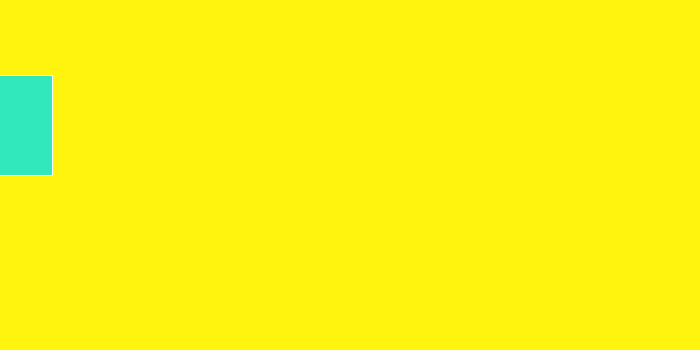
Frame 1 (no input)
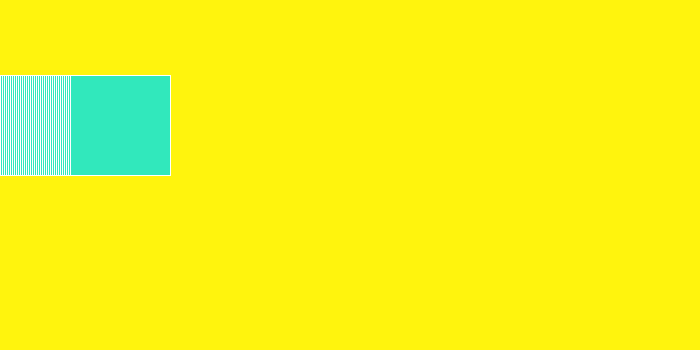
Frame 60 (the mouse pressed at the canvas centre just before this capture)
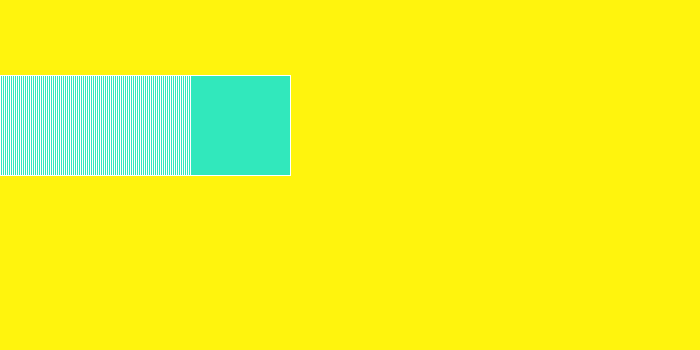
Frame 120 (the mouse held since frame 60 and released just before this capture)

The Processing sketch that drew these frames (run headless with seeded random() and noise(); from frame 60 on, the mouse is pressed at the canvas centre):

// Processing sketch: processing_58975
// ── processing_58975.pde

 
float x, y;
float size = 100.0;

void setup() 
{
  size(700,350);
  background(255, 244, 13);
  stroke(255); 
  fill(49, 232, 188);
}

void draw() 
{
  
  x = x + 2;
  
  if (x > width + size) {
    x = -size;
  } 
  
  translate(x, height/2-size/2);
  fill(49, 232, 188);
  rect(-size/2, -size/2, size, size);
}
